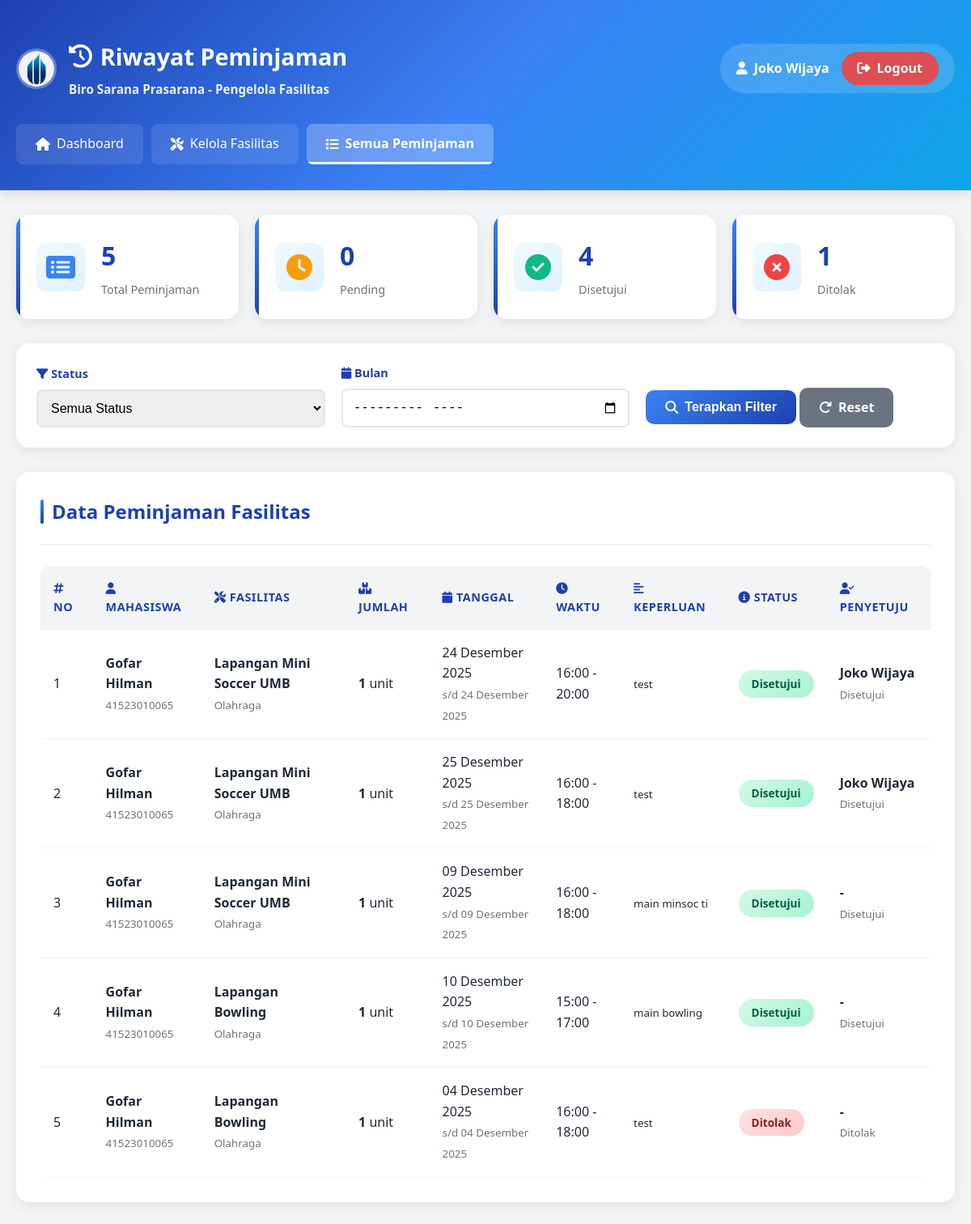
/bsp/riwayatpeminjaman.php (signed in), run on the app's committed database.
### tables this page shows
CREATE TABLE `peminjaman_fasilitas` (
  `id` int(11) NOT NULL,
  `user_id` int(11) NOT NULL,
  `fasilitas_id` int(11) NOT NULL,
  `tanggal_mulai` date NOT NULL,
  `tanggal_selesai` date NOT NULL,
  `jam_mulai` time NOT NULL,
  `jam_selesai` time NOT NULL,
  `jumlah_pinjam` int(11) DEFAULT 1,
  `keperluan` text NOT NULL,
  `dokumen_pendukung` varchar(255) DEFAULT NULL,
  `status` enum('pending','disetujui','ditolak') DEFAULT 'pending',
  `disetujui_oleh` int(11) DEFAULT NULL,
  `nama_penyetuju` varchar(100) DEFAULT NULL,
  `catatan` text DEFAULT NULL,
  `created_at` timestamp NOT NULL DEFAULT current_timestamp(),
  `updated_at` timestamp NOT NULL DEFAULT current_timestamp() ON UPDATE current_timestamp()
);

CREATE TABLE `users` (
  `id` int(11) NOT NULL,
  `nim` varchar(20) NOT NULL,
  `nama` varchar(100) NOT NULL,
  `email` varchar(100) DEFAULT NULL,
  `password` varchar(255) NOT NULL,
  `prodi` varchar(100) DEFAULT NULL,
  `created_at` timestamp NOT NULL DEFAULT current_timestamp()
);

CREATE TABLE `fasilitas` (
  `id` int(11) NOT NULL,
  `nama_fasilitas` varchar(100) NOT NULL,
  `kategori` varchar(50) DEFAULT NULL,
  `jumlah` int(11) DEFAULT 1,
  `kondisi` enum('baik','rusak') DEFAULT 'baik',
  `memerlukan_proposal` tinyint(1) DEFAULT 0,
  `gambar` varchar(255) DEFAULT NULL,
  `deskripsi` text DEFAULT NULL,
  `created_at` timestamp NOT NULL DEFAULT current_timestamp()
);

### bsp/riwayatpeminjaman.php (the view, shortened to what this page needs)
<?php
require_once '../config.php';
$staff_nama = $_SESSION['staff_bsp_nama'];
function formatTanggal($tanggal) {
    $bulan = array(
        1 => 'Januari', 'Februari', 'Maret', 'April', 'Mei', 'Juni',
        'Juli', 'Agustus', 'September', 'Oktober', 'November', 'Desember'
    );
    $pecahkan = explode('-', $tanggal);
    if (count($pecahkan) == 3) {
        return $pecahkan[2] . ' ' . $bulan[(int)$pecahkan[1]] . ' ' . $pecahkan[0];
    }
    return $tanggal;
}
$filter_status = isset($_GET['status']) ? $_GET['status'] : 'all';
$filter_bulan = isset($_GET['bulan']) ? $_GET['bulan'] : '';
$query = "
    SELECT pf.*, f.nama_fasilitas, f.kategori, u.nama as nama_peminjam, u.nim
    FROM peminjaman_fasilitas pf
    JOIN fasilitas f ON pf.fasilitas_id = f.id
    JOIN users u ON pf.user_id = u.id
    WHERE 1=1
";
$query .= " ORDER BY pf.created_at DESC";
$result = $conn->query($query);
$total_peminjaman = $conn->query("SELECT COUNT(*) as total FROM peminjaman_fasilitas")->fetch_assoc()['total'];
$total_pending = $conn->query("SELECT COUNT(*) as total FROM peminjaman_fasilitas WHERE status = 'pending'")->fetch_assoc()['total'];
$total_disetujui = $conn->query("SELECT COUNT(*) as total FROM peminjaman_fasilitas WHERE status = 'disetujui'")->fetch_assoc()['total'];
$total_ditolak = $conn->query("SELECT COUNT(*) as total FROM peminjaman_fasilitas WHERE status = 'ditolak'")->fetch_assoc()['total'];
?>
<!DOCTYPE html>
<html lang="id">
<head>
    <link rel="stylesheet" href="../assets/css/style.css">
    <link rel="stylesheet" href="https://cdnjs.cloudflare.com/ajax/libs/font-awesome/6.4.0/css/all.min.css">
</head>
<body>
    <div class="dashboard">
        <div class="dashboard-header">
            <div class="container">
                <div class="dashboard-nav">
                    <div class="nav-brand">
                        <img src="../assets/images/logo-umb.png" alt="Logo UMB" class="nav-logo" onerror="this.style.display='none'">
                        <div class="dashboard-title">
                            <h1><i class="fas fa-history"></i> Riwayat Peminjaman</h1>
                            <p>Biro Sarana Prasarana - Pengelola Fasilitas</p>
                        </div>
                    </div>
                    <div class="user-info">
                        <span><?= htmlspecialchars($staff_nama) ?></span>
                        <a href="../logout.php" class="logout-btn">Logout</a>
                    </div>
                </div>
                <div class="dashboard-menu">
                    <a href="dashboard.php"><i class="fas fa-home"></i> Dashboard</a>
                    <a href="fasilitas.php"><i class="fas fa-tools"></i> Kelola Fasilitas</a>
                    <a href="riwayatpeminjaman.php" class="active"><i class="fas fa-list"></i> Semua Peminjaman</a>
                </div>
            </div>
        </div>
        <div class="dashboard-content">
        <div class="container">
            <div class="stats-grid">
                <div class="stat-card">
                    <div class="stat-icon" style="color: #3b82f6;">
                        <i class="fas fa-list-alt"></i>
                    </div>
                    <div class="stat-info">
                        <h3><?= $total_peminjaman ?></h3>
                        <p>Total Peminjaman</p>
                    </div>
                </div>
                <div class="stat-card">
                    <div class="stat-icon" style="color: #f59e0b;">
                        <i class="fas fa-clock"></i>
                    </div>
                    <div class="stat-info">
                        <h3><?= $total_pending ?></h3>
                        <p>Pending</p>
                    </div>
                </div>
                <div class="stat-card">
                    <div class="stat-icon" style="color: #10b981;">
                        <i class="fas fa-check-circle"></i>
                    </div>
                    <div class="stat-info">
                        <h3><?= $total_disetujui ?></h3>
                        <p>Disetujui</p>
                    </div>
                </div>
                <div class="stat-card">
                    <div class="stat-icon" style="color: #ef4444;">
                        <i class="fas fa-times-circle"></i>
                    </div>
                    <div class="stat-info">
                        <h3><?= $total_ditolak ?></h3>
                        <p>Ditolak</p>
                    </div>
                </div>
            </div>
            <div class="filter-section">
                <form method="GET" action="">
                    <div class="filter-row">
                        <div class="filter-group">
                            <label><i class="fas fa-filter"></i> Status</label>
                            <select name="status" id="filterStatus">
                                <option value="all" <?= $filter_status === 'all' ? 'selected' : '' ?>>Semua Status</option>
                            </select>
                        </div>
                        <div class="filter-group">
                            <label><i class="fas fa-calendar"></i> Bulan</label>
                            <input type="month" name="bulan" value="<?= htmlspecialchars($filter_bulan) ?>">
                        </div>
                        <div class="filter-group">
                            <button type="submit" class="btn btn-primary">
                                <i class="fas fa-search"></i> Terapkan Filter
                            </button>
                            <a href="peminjaman.php" class="btn btn-secondary">
                                <i class="fas fa-redo"></i> Reset
                            </a>
                        </div>
                    </div>
                </form>
            </div>
            <div class="card">
                <div class="card-header">
                    <h2 class="card-title">Data Peminjaman Fasilitas</h2>
                </div>
                <?php if ($result->num_rows > 0): ?>
                    <div class="table-responsive">
                            <table>
                                <thead>
                                    <tr>
                                        <th><i class="fas fa-hashtag"></i> No</th>
                                        <th><i class="fas fa-user"></i> Mahasiswa</th>
                                        <th><i class="fas fa-tools"></i> Fasilitas</th>
                                        <th><i class="fas fa-boxes"></i> Jumlah</th>
                                        <th><i class="fas fa-calendar"></i> Tanggal</th>
                                        <th><i class="fas fa-clock"></i> Waktu</th>
                                        <th><i class="fas fa-align-left"></i> Keperluan</th>
                                        <th><i class="fas fa-info-circle"></i> Status</th>
                                        <th><i class="fas fa-user-check"></i> Penyetuju</th>
                                    </tr>
                                </thead>
                                <tbody>
                                    <?php
                                    $no = 1;
                                    while ($row = $result->fetch_assoc()):
                                    ?>
                                        <tr>
                                            <td><?= $no++ ?></td>
                                            <td>
                                                <strong><?= htmlspecialchars($row['nama_peminjam']) ?></strong><br>
                                                <small style="color: #6b7280;"><?= htmlspecialchars($row['nim']) ?></small>
                                            </td>
                                            <td>
                                                <strong><?= htmlspecialchars($row['nama_fasilitas']) ?></strong><br>
                                                <small style="color: #6b7280;"><?= htmlspecialchars($row['kategori']) ?></small>
                                            </td>
                                            <td><strong><?= $row['jumlah_pinjam'] ?></strong> unit</td>
                                            <td>
                                                <?= formatTanggal($row['tanggal_mulai']) ?><br>
                                                <small style="color: #6b7280;">s/d <?= formatTanggal($row['tanggal_selesai']) ?></small>
                                            </td>
                                            <td>
                                                <?= date('H:i', strtotime($row['jam_mulai'])) ?> -<br>
                                                <?= date('H:i', strtotime($row['jam_selesai'])) ?>
                                            </td>
                                            <td style="max-width: 200px;">
                                                <small><?= htmlspecialchars($row['keperluan']) ?></small>
                                            </td>
                                            <td>
                                                <span class="badge badge-<?= htmlspecialchars($row['status']) ?>">
                                                    <?= ucfirst($row['status']) ?>
                                                </span>
                                            </td>
                                            <td>
                                                <?php if ($row['status'] === 'disetujui' || $row['status'] === 'ditolak'): ?>
                                                    <strong><?= htmlspecialchars($row['nama_penyetuju'] ?? '-') ?></strong><br>
                                                    <small style="color: #6b7280;">
                                                        <?= $row['status'] === 'disetujui' ? 'Disetujui' : 'Ditolak' ?>
                                                    </small>
                                                <?php else: ?>
                                                    <span style="color: #9ca3af;">-</span>
                                                <?php endif; ?>
                                            </td>
                                        </tr>
                                    <?php endwhile; ?>
                                </tbody>
                            </table>
                        </div>
                    <?php endif; ?>
                </div>
            </div>
        </div>
    </div>
</body>
</html>

### assets/css/style.css (style rules this page uses)
* { margin: 0; padding: 0; box-sizing: border-box; }
:root { --primary-color: #1e40af; --secondary-color: #0ea5e9; --success-color: #10b981; --warning-color: #f59e0b; --danger-color: #ef4444; --dark-color: #1f2937; --light-color: #f3f4f6; --white: #ffffff; --shadow: 0 4px 6px rgba(0, 0, 0, 0.1); --shadow-lg: 0 10px 25px rgba(0, 0, 0, 0.15); }
body { font-family: 'Segoe UI', Tahoma, Geneva, Verdana, sans-serif; line-height: 1.6; color: var(--dark-color); background-color: var(--light-color); }
.container { max-width: 1200px; margin: 0 auto; padding: 0 20px; }
.nav-brand { display: flex; align-items: center; gap: 15px; font-size: 1.3rem; font-weight: bold; }
.btn { padding: 12px 30px; border: none; border-radius: 8px; cursor: pointer; font-size: 1rem; font-weight: 600; text-decoration: none; display: inline-block; transition: all 0.3s; }
.btn-primary { background: var(--white); color: var(--primary-color); }
.dashboard { min-height: 100vh; background: var(--light-color); }
.dashboard-header { background: linear-gradient(135deg, var(--primary-color), var(--secondary-color)); color: var(--white); padding: 2rem 0; box-shadow: var(--shadow); }
.dashboard-nav { display: flex; justify-content: space-between; align-items: center; margin-bottom: 1rem; }
.dashboard-title h1 { font-size: 2rem; }
.user-info { display: flex; align-items: center; gap: 15px; }
.logout-btn { background: rgba(255, 255, 255, 0.2); color: var(--white); padding: 8px 20px; border-radius: 6px; text-decoration: none; transition: background 0.3s; }
.dashboard-menu { display: flex; gap: 20px; flex-wrap: wrap; }
.dashboard-menu a { color: var(--white); text-decoration: none; padding: 10px 20px; border-radius: 6px; transition: background 0.3s; }
.dashboard-menu a:hover, .dashboard-menu a.active { background: rgba(255, 255, 255, 0.2); }
.dashboard-content { padding: 30px 0; }
.stats-grid { display: grid; grid-template-columns: repeat(auto-fit, minmax(250px, 1fr)); gap: 20px; margin-bottom: 30px; }
.stat-card { background: var(--white); padding: 25px; border-radius: 12px; box-shadow: var(--shadow); display: flex; align-items: center; gap: 20px; }
.stat-icon { font-size: 2.5rem; width: 60px; height: 60px; display: flex; align-items: center; justify-content: center; border-radius: 12px; background: var(--light-color); }
.stat-info h3 { font-size: 2rem; color: var(--primary-color); margin-bottom: 5px; }
.stat-info p { color: #6b7280; font-size: 0.9rem; }
.card { background: var(--white); border-radius: 12px; box-shadow: var(--shadow); padding: 25px; margin-bottom: 20px; }
.card-header { display: flex; justify-content: space-between; align-items: center; margin-bottom: 20px; padding-bottom: 15px; border-bottom: 2px solid var(--light-color); }
.card-title { font-size: 1.5rem; color: var(--primary-color); }
.table-responsive { overflow-x: auto; }
table { width: 100%; border-collapse: collapse; }
table th, table td { padding: 12px; text-align: left; border-bottom: 1px solid var(--light-color); }
table th { background: var(--light-color); font-weight: 600; color: var(--primary-color); }
.badge { padding: 5px 12px; border-radius: 20px; font-size: 0.85rem; font-weight: 600; display: inline-block; }
.badge-disetujui { background: #d1fae5; color: var(--success-color); }
.badge-ditolak { background: #fee2e2; color: var(--danger-color); }

### data on the page
peminjaman_fasilitas: user.nama "Gofar Hilman", user.nim "41523010065", fasilitas.nama_fasilitas "Lapangan Mini Soccer UMB", fasilitas.kategori "Olahraga", jumlah_pinjam "1", tanggal_mulai "24 Desember 2025", tanggal_selesai "24 Desember 2025", jam_mulai "16:00", jam_selesai "20:00", keperluan "test", status "Disetujui", nama_penyetuju "Joko Wijaya"
peminjaman_fasilitas: user.nama "Gofar Hilman", user.nim "41523010065", fasilitas.nama_fasilitas "Lapangan Mini Soccer UMB", fasilitas.kategori "Olahraga", jumlah_pinjam "1", tanggal_mulai "25 Desember 2025", tanggal_selesai "25 Desember 2025", jam_mulai "16:00", jam_selesai "18:00", keperluan "test", status "Disetujui", nama_penyetuju "Joko Wijaya"
peminjaman_fasilitas: user.nama "Gofar Hilman", user.nim "41523010065", fasilitas.nama_fasilitas "Lapangan Mini Soccer UMB", fasilitas.kategori "Olahraga", jumlah_pinjam "1", tanggal_mulai "09 Desember 2025", tanggal_selesai "09 Desember 2025", jam_mulai "16:00", jam_selesai "18:00", keperluan "main minsoc ti", status "Disetujui", nama_penyetuju "-"
peminjaman_fasilitas: user.nama "Gofar Hilman", user.nim "41523010065", fasilitas.nama_fasilitas "Lapangan Bowling", fasilitas.kategori "Olahraga", jumlah_pinjam "1", tanggal_mulai "10 Desember 2025", tanggal_selesai "10 Desember 2025", jam_mulai "15:00", jam_selesai "17:00", keperluan "main bowling", status "Disetujui", nama_penyetuju "-"
peminjaman_fasilitas: user.nama "Gofar Hilman", user.nim "41523010065", fasilitas.nama_fasilitas "Lapangan Bowling", fasilitas.kategori "Olahraga", jumlah_pinjam "1", tanggal_mulai "04 Desember 2025", tanggal_selesai "04 Desember 2025", jam_mulai "16:00", jam_selesai "18:00", keperluan "test", status "Ditolak", nama_penyetuju "-"

### other printed values
$staff_nama "Joko Wijaya"
$total_peminjaman "5"
$total_pending "0"
$total_disetujui "4"
$total_ditolak "1"
